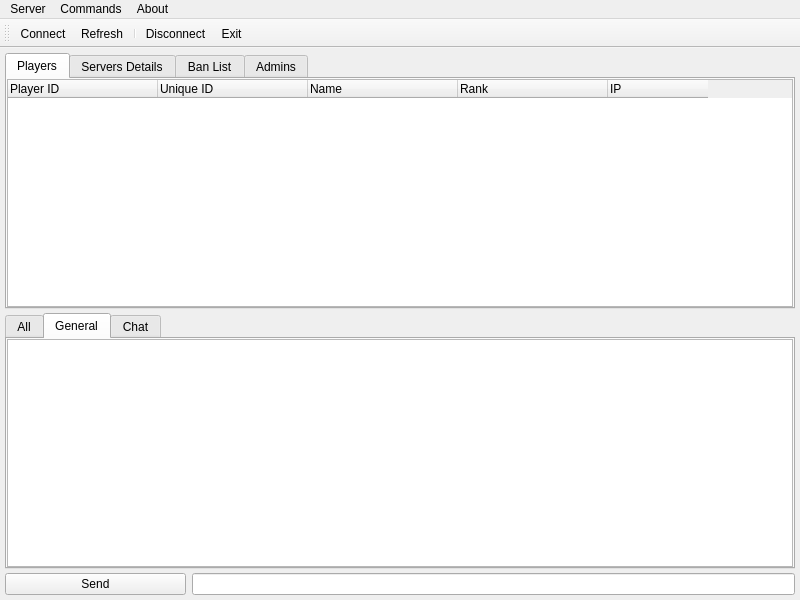
<?xml version="1.0" encoding="UTF-8"?>
<ui version="4.0">
 <class>MainWindow</class>
 <widget class="QMainWindow" name="MainWindow">
  <property name="enabled">
   <bool>true</bool>
  </property>
  <property name="geometry">
   <rect>
    <x>0</x>
    <y>0</y>
    <width>800</width>
    <height>600</height>
   </rect>
  </property>
  <property name="minimumSize">
   <size>
    <width>800</width>
    <height>600</height>
   </size>
  </property>
  <property name="maximumSize">
   <size>
    <width>2000</width>
    <height>2000</height>
   </size>
  </property>
  <property name="windowTitle">
   <string>MainWindow</string>
  </property>
  <widget class="QWidget" name="centralWidget">
   <layout class="QGridLayout" name="gridLayout_2">
    <property name="leftMargin">
     <number>5</number>
    </property>
    <property name="topMargin">
     <number>5</number>
    </property>
    <property name="rightMargin">
     <number>5</number>
    </property>
    <property name="bottomMargin">
     <number>5</number>
    </property>
    <item row="0" column="0">
     <layout class="QGridLayout" name="gridLayout">
      <property name="leftMargin">
       <number>0</number>
      </property>
      <property name="spacing">
       <number>4</number>
      </property>
      <item row="0" column="0">
       <widget class="QTabWidget" name="tabWidget">
        <property name="currentIndex">
         <number>0</number>
        </property>
        <widget class="QWidget" name="tab">
         <property name="enabled">
          <bool>true</bool>
         </property>
         <attribute name="title">
          <string>Players</string>
         </attribute>
         <layout class="QVBoxLayout" name="verticalLayout_2">
          <property name="spacing">
           <number>3</number>
          </property>
          <property name="leftMargin">
           <number>0</number>
          </property>
          <property name="topMargin">
           <number>0</number>
          </property>
          <property name="rightMargin">
           <number>0</number>
          </property>
          <property name="bottomMargin">
           <number>0</number>
          </property>
          <item>
           <widget class="QTreeWidget" name="tw_playerList">
            <property name="contextMenuPolicy">
             <enum>Qt::CustomContextMenu</enum>
            </property>
            <property name="rootIsDecorated">
             <bool>true</bool>
            </property>
            <attribute name="headerCascadingSectionResizes">
             <bool>false</bool>
            </attribute>
            <attribute name="headerDefaultSectionSize">
             <number>150</number>
            </attribute>
            <attribute name="headerHighlightSections">
             <bool>false</bool>
            </attribute>
            <attribute name="headerShowSortIndicator" stdset="0">
             <bool>false</bool>
            </attribute>
            <attribute name="headerStretchLastSection">
             <bool>false</bool>
            </attribute>
            <column>
             <property name="text">
              <string>Player ID</string>
             </property>
            </column>
            <column>
             <property name="text">
              <string>Unique ID</string>
             </property>
            </column>
            <column>
             <property name="text">
              <string>Name</string>
             </property>
            </column>
            <column>
             <property name="text">
              <string>Rank</string>
             </property>
            </column>
            <column>
             <property name="text">
              <string>IP</string>
             </property>
            </column>
           </widget>
          </item>
         </layout>
        </widget>
        <widget class="QWidget" name="tab_2">
         <attribute name="title">
          <string>Servers Details</string>
         </attribute>
        </widget>
        <widget class="QWidget" name="tab_7">
         <attribute name="title">
          <string>Ban List</string>
         </attribute>
        </widget>
        <widget class="QWidget" name="tab_6">
         <attribute name="title">
          <string>Admins</string>
         </attribute>
        </widget>
       </widget>
      </item>
      <item row="4" column="0">
       <layout class="QHBoxLayout" name="horizontalLayout">
        <item>
         <widget class="QPushButton" name="pushButton">
          <property name="sizePolicy">
           <sizepolicy hsizetype="Expanding" vsizetype="Fixed">
            <horstretch>15</horstretch>
            <verstretch>0</verstretch>
           </sizepolicy>
          </property>
          <property name="text">
           <string>Send</string>
          </property>
         </widget>
        </item>
        <item>
         <widget class="QLineEdit" name="le_chat">
          <property name="sizePolicy">
           <sizepolicy hsizetype="Expanding" vsizetype="Fixed">
            <horstretch>50</horstretch>
            <verstretch>0</verstretch>
           </sizepolicy>
          </property>
          <property name="baseSize">
           <size>
            <width>0</width>
            <height>0</height>
           </size>
          </property>
         </widget>
        </item>
       </layout>
      </item>
      <item row="1" column="0">
       <widget class="QTabWidget" name="tabWidget_2">
        <property name="currentIndex">
         <number>1</number>
        </property>
        <widget class="QWidget" name="tab_3">
         <attribute name="title">
          <string>All</string>
         </attribute>
         <layout class="QVBoxLayout" name="verticalLayout_3">
          <property name="spacing">
           <number>3</number>
          </property>
          <property name="leftMargin">
           <number>0</number>
          </property>
          <property name="topMargin">
           <number>0</number>
          </property>
          <property name="rightMargin">
           <number>0</number>
          </property>
          <property name="bottomMargin">
           <number>0</number>
          </property>
          <item>
           <widget class="QTextBrowser" name="textFlowAll"/>
          </item>
         </layout>
         <zorder>textFlowAll</zorder>
         <zorder>tabWidget</zorder>
         <zorder>tabWidget</zorder>
         <zorder>tabWidget</zorder>
        </widget>
        <widget class="QWidget" name="tab_4">
         <attribute name="title">
          <string>General</string>
         </attribute>
         <layout class="QVBoxLayout" name="verticalLayout_4">
          <property name="spacing">
           <number>3</number>
          </property>
          <property name="leftMargin">
           <number>0</number>
          </property>
          <property name="topMargin">
           <number>0</number>
          </property>
          <property name="rightMargin">
           <number>0</number>
          </property>
          <property name="bottomMargin">
           <number>0</number>
          </property>
          <item>
           <widget class="QTextBrowser" name="textFlowGeneral"/>
          </item>
         </layout>
        </widget>
        <widget class="QWidget" name="tab_5">
         <attribute name="title">
          <string>Chat</string>
         </attribute>
         <layout class="QVBoxLayout" name="verticalLayout_5">
          <property name="spacing">
           <number>3</number>
          </property>
          <property name="leftMargin">
           <number>0</number>
          </property>
          <property name="topMargin">
           <number>0</number>
          </property>
          <property name="rightMargin">
           <number>0</number>
          </property>
          <property name="bottomMargin">
           <number>0</number>
          </property>
          <item>
           <widget class="QTextBrowser" name="textFlowChat"/>
          </item>
         </layout>
        </widget>
       </widget>
      </item>
     </layout>
    </item>
   </layout>
  </widget>
  <widget class="QMenuBar" name="menuBar">
   <property name="geometry">
    <rect>
     <x>0</x>
     <y>0</y>
     <width>800</width>
     <height>21</height>
    </rect>
   </property>
   <widget class="QMenu" name="menuServer">
    <property name="title">
     <string>Server</string>
    </property>
    <addaction name="actionServerConnect"/>
   </widget>
   <widget class="QMenu" name="menuCommands">
    <property name="title">
     <string>Commands</string>
    </property>
   </widget>
   <widget class="QMenu" name="menuAbout">
    <property name="title">
     <string>About</string>
    </property>
   </widget>
   <addaction name="menuServer"/>
   <addaction name="menuCommands"/>
   <addaction name="menuAbout"/>
  </widget>
  <widget class="QToolBar" name="toolBar">
   <property name="windowTitle">
    <string>toolBar</string>
   </property>
   <attribute name="toolBarArea">
    <enum>TopToolBarArea</enum>
   </attribute>
   <attribute name="toolBarBreak">
    <bool>false</bool>
   </attribute>
   <addaction name="actionServerConnect"/>
   <addaction name="actionRefresh"/>
   <addaction name="separator"/>
   <addaction name="actionDisconnect"/>
   <addaction name="actionExit"/>
  </widget>
  <action name="actionExit">
   <property name="icon">
    <iconset resource="../resources.qrc">
     <normaloff>:/img/img/exit.png</normaloff>:/img/img/exit.png</iconset>
   </property>
   <property name="text">
    <string>Exit</string>
   </property>
   <property name="shortcut">
    <string>Ctrl+Q</string>
   </property>
  </action>
  <action name="actionDisconnect">
   <property name="icon">
    <iconset resource="../resources.qrc">
     <normaloff>:/img/img/offline.png</normaloff>:/img/img/offline.png</iconset>
   </property>
   <property name="text">
    <string>Disconnect</string>
   </property>
   <property name="toolTip">
    <string>Disconnect from current server</string>
   </property>
   <property name="shortcut">
    <string>Ctrl+D</string>
   </property>
  </action>
  <action name="actionRefresh">
   <property name="icon">
    <iconset resource="../resources.qrc">
     <normaloff>:/img/img/refresh.png</normaloff>
     <disabledon>../../Icons/refresh.png</disabledon>:/img/img/refresh.png</iconset>
   </property>
   <property name="text">
    <string>Refresh</string>
   </property>
  </action>
  <action name="actionServerConnect">
   <property name="icon">
    <iconset resource="../resources.qrc">
     <normaloff>:/img/img/connection.png</normaloff>:/img/img/connection.png</iconset>
   </property>
   <property name="text">
    <string>Connect</string>
   </property>
  </action>
 </widget>
 <layoutdefault spacing="6" margin="11"/>
 <resources>
  <include location="../resources.qrc"/>
 </resources>
 <connections/>
</ui>
